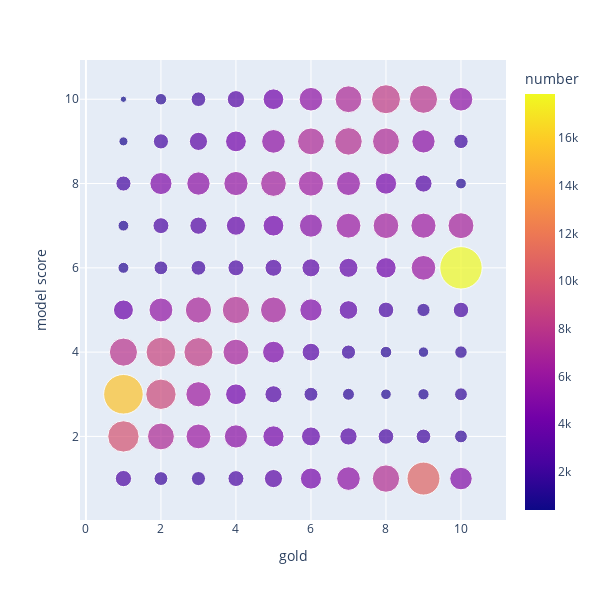

Write notebook code for a chart like this one.
### Markdown cell above
### Model 1 (h_0 값을 승자와 패자 다르게 준 것)

### Code cell
input_df = analysis['model']['gold']
fig = px.scatter(
    input_df, x='gold', y='score_model1',
    labels={
        'score_model1': 'model score'
    },
    size='number', color='number', size_max=30, width=600, height=600)
fig.show()

### Figure 1 — Plotly figure (JSON) as saved in the notebook; plotly's stock layout.template omitted (floating-point values rounded to 4 significant figures)
{"data": [{"hovertemplate": "gold=%{x}<br>model score=%{y}<br>number=%{marker.color}<extra></extra>", "legendgroup": "", "marker": {"color": [2626, 1906, 1980, 2532, 3284, 4433, 5550, 7450, 10779, 5035, 9749, 7160, 6115, 5359, 4455, 3576, 2968, 2428, 2133, 1632, 15546, 9160, 6291, 4273, 2908, 1934, 1428, 1130, 1263, 1642, 7852, 8797, 8391, 6667, 4724, 3137, 2010, 1348, 1093, 1556, 3957, 5680, 6850, 7428, 6680, 4933, 3450, 2457, 1747, 2393, 1194, 1890, 2179, 2553, 2851, 3251, 3608, 4135, 6069, 17845, 1162, 2525, 2955, 3656, 4299, 5303, 6159, 6564, 6279, 6673, 2268, 4851, 5387, 5824, 6566, 6331, 5739, 4517, 2936, 1156, 819, 2286, 3294, 4304, 5555, 7137, 7531, 7186, 5393, 2070, 402, 1320, 2133, 2979, 4253, 5540, 7132, 8360, 7883, 5573], "coloraxis": "coloraxis", "size": [2626, 1906, 1980, 2532, 3284, 4433, 5550, 7450, 10779, 5035, 9749, 7160, 6115, 5359, 4455, 3576, 2968, 2428, 2133, 1632, 15546, 9160, 6291, 4273, 2908, 1934, 1428, 1130, 1263, 1642, 7852, 8797, 8391, 6667, 4724, 3137, 2010, 1348, 1093, 1556, 3957, 5680, 6850, 7428, 6680, 4933, 3450, 2457, 1747, 2393, 1194, 1890, 2179, 2553, 2851, 3251, 3608, 4135, 6069, 17845, 1162, 2525, 2955, 3656, 4299, 5303, 6159, 6564, 6279, 6673, 2268, 4851, 5387, 5824, 6566, 6331, 5739, 4517, 2936, 1156, 819, 2286, 3294, 4304, 5555, 7137, 7531, 7186, 5393, 2070, 402, 1320, 2133, 2979, 4253, 5540, 7132, 8360, 7883, 5573], "sizemode": "area", "sizeref": 19.83, "symbol": "circle"}, "mode": "markers", "name": "", "orientation": "v", "showlegend": false, "type": "scatter", "x": [1, 2, 3, 4, 5, 6, 7, 8, 9, 10, 1, 2, 3, 4, 5, 6, 7, 8, 9, 10, 1, 2, 3, 4, 5, 6, 7, 8, 9, 10, 1, 2, 3, 4, 5, 6, 7, 8, 9, 10, 1, 2, 3, 4, 5, 6, 7, 8, 9, 10, 1, 2, 3, 4, 5, 6, 7, 8, 9, 10, 1, 2, 3, 4, 5, 6, 7, 8, 9, 10, 1, 2, 3, 4, 5, 6, 7, 8, 9, 10, 1, 2, 3, 4, 5, 6, 7, 8, 9, 10, 1, 2, 3, 4, 5, 6, 7, 8, 9, 10], "xaxis": "x", "y": [1, 1, 1, 1, 1, 1, 1, 1, 1, 1, 2, 2, 2, 2, 2, 2, 2, 2, 2, 2, 3, 3, 3, 3, 3, 3, 3, 3, 3, 3, 4, 4, 4, 4, 4, 4, 4, 4, 4, 4, 5, 5, 5, 5, 5, 5, 5, 5, 5, 5, 6, 6, 6, 6, 6, 6, 6, 6, 6, 6, 7, 7, 7, 7, 7, 7, 7, 7, 7, 7, 8, 8, 8, 8, 8, 8, 8, 8, 8, 8, 9, 9, 9, 9, 9, 9, 9, 9, 9, 9, 10, 10, 10, 10, 10, 10, 10, 10, 10, 10], "yaxis": "y"}], "layout": {"coloraxis": {"colorbar": {"title": {"text": "number"}}, "colorscale": [[0, "#0d0887"], [0.1111, "#46039f"], [0.2222, "#7201a8"], [0.3333, "#9c179e"], [0.4444, "#bd3786"], [0.5556, "#d8576b"], [0.6667, "#ed7953"], [0.7778, "#fb9f3a"], [0.8889, "#fdca26"], [1, "#f0f921"]]}, "height": 600, "legend": {"itemsizing": "constant", "tracegroupgap": 0}, "margin": {"t": 60}, "width": 600, "xaxis": {"anchor": "y", "domain": [0, 1], "title": {"text": "gold"}}, "yaxis": {"anchor": "x", "domain": [0, 1], "title": {"text": "model score"}}}}
